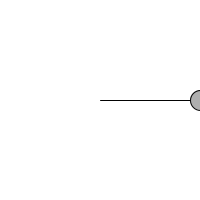
Frame 1 (no input)
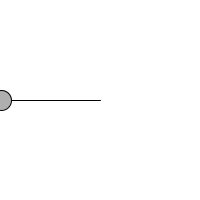
Frame 60 (the mouse pressed at the canvas centre just before this capture)
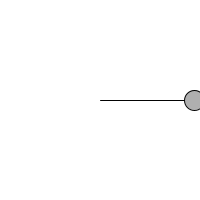
Frame 120 (the mouse held since frame 60 and released just before this capture)

The Processing sketch that drew these frames (run headless with seeded random() and noise(); from frame 60 on, the mouse is pressed at the canvas centre):

// Processing sketch: test
// ── test.pde
/*
float angle = 0;

void setup() {
  size(640, 640);
  
  stroke(0);
  strokeWeight(2);
  fill(127);
  smooth();
}


void draw() {
  background(255);
  
  translate(width / 2, height / 2);
  angle += 0.01;
  rotate(angle);
  line(-50, 50, 50, -50);
  ellipse(50, -50, 32, 32);
  ellipse(-50, 50, 32, 32);
}
*/

/*
float r = 75;
float theta = 0;

void setup() {
  size(460, 460);
  
  smooth();
  strokeWeight(2);
  fill(127);
}

void draw() {
  background(255);
  translate(width / 2, height / 2);
  float x = r * cos(theta);
  float y = r * sin(theta);
  
  line(0, 0, x, y);
  ellipse(x, y, 32, 32);
  theta += 0.03;
}
*/


float angle = 0;
float aVelocity = 0.05;

void setup() {
  size(200, 200);
}

void draw() {
  background(255);
  
  float amplitude = 100;
  float x = amplitude * cos(angle);
  angle += aVelocity;
  
  ellipseMode(CENTER);
  stroke(2);
  fill(175);
  translate(width / 2, height / 2);
  line(0, 0, x, 0);
  ellipse(x, 0, 20, 20);
}
